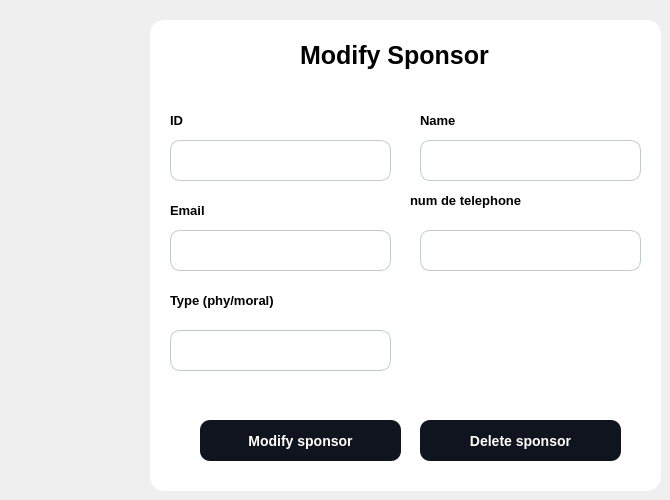
           <widget class="QWidget" name="page_20">
            <widget class="QWidget" name="add_container_8" native="true">
             <property name="geometry">
              <rect>
               <x>150</x>
               <y>20</y>
               <width>511</width>
               <height>471</height>
              </rect>
             </property>
             <property name="styleSheet">
              <string notr="true">
	background-color :white ; 
	border-radius :14px ; 
</string>
             </property>
             <widget class="QLineEdit" name="type_2_s">
              <property name="geometry">
               <rect>
                <x>20</x>
                <y>310</y>
                <width>221</width>
                <height>41</height>
               </rect>
              </property>
              <property name="styleSheet">
               <string notr="true">	background-color:white ; 
	border-radius:10px ; 
	font-size:13px ; 
	padding-left : 15px ; 
	border:1px solid #BFC9D3 ; </string>
              </property>
             </widget>
             <widget class="QLabel" name="title1_6">
              <property name="geometry">
               <rect>
                <x>150</x>
                <y>20</y>
                <width>301</width>
                <height>31</height>
               </rect>
              </property>
              <property name="styleSheet">
               <string notr="true">
	font-size: 25px ; 
	font-weight:bold ; 
	</string>
              </property>
              <property name="text">
               <string>Modify Sponsor</string>
              </property>
             </widget>
             <widget class="QLabel" name="label_66">
              <property name="geometry">
               <rect>
                <x>20</x>
                <y>90</y>
                <width>21</width>
                <height>21</height>
               </rect>
              </property>
              <property name="styleSheet">
               <string notr="true">font-size:13px;
font-weight:bold ; </string>
              </property>
              <property name="text">
               <string>ID</string>
              </property>
             </widget>
             <widget class="QLineEdit" name="num_2_s">
              <property name="geometry">
               <rect>
                <x>270</x>
                <y>210</y>
                <width>221</width>
                <height>41</height>
               </rect>
              </property>
              <property name="styleSheet">
               <string notr="true">
	background-color:white ; 
	border-radius:10px ; 
	font-size:13px ; 
	padding-left : 15px ; 
	border:1px solid #BFC9D3 ; 
</string>
              </property>
             </widget>
             <widget class="QLabel" name="label_67">
              <property name="geometry">
               <rect>
                <x>20</x>
                <y>270</y>
                <width>141</width>
                <height>21</height>
               </rect>
              </property>
              <property name="styleSheet">
               <string notr="true">font-size:13px;
font-weight:bold ; </string>
              </property>
              <property name="text">
               <string>Type (phy/moral)</string>
              </property>
             </widget>
             <widget class="QLabel" name="label_68">
              <property name="geometry">
               <rect>
                <x>270</x>
                <y>90</y>
                <width>41</width>
                <height>21</height>
               </rect>
              </property>
              <property name="styleSheet">
               <string notr="true">font-size:13px;
font-weight:bold ; </string>
              </property>
              <property name="text">
               <string>Name</string>
              </property>
             </widget>
             <widget class="QPushButton" name="modify_spon">
              <property name="geometry">
               <rect>
                <x>50</x>
                <y>400</y>
                <width>201</width>
                <height>41</height>
               </rect>
              </property>
              <property name="cursor">
               <cursorShape>PointingHandCursor</cursorShape>
              </property>
              <property name="styleSheet">
               <string notr="true">#modify_spon {
	background-color:#0F141E ; 
	border-radius:10px ; 
	color : white ; 
	font-size:14px ; 
	font-weight:bold; 
}

#modify_spon::hover {
	background-color:#4AC7EA ; 
	color:white ; 
}</string>
              </property>
              <property name="text">
               <string>Modify sponsor</string>
              </property>
             </widget>
             <widget class="QLineEdit" name="ID_2_s">
              <property name="geometry">
               <rect>
                <x>20</x>
                <y>120</y>
                <width>221</width>
                <height>41</height>
               </rect>
              </property>
              <property name="styleSheet">
               <string notr="true">
	background-color:white ; 
	border-radius:10px ; 
	font-size:13px ; 
	padding-left : 15px ; 
	border:1px solid #BFC9D3 ; 
</string>
              </property>
             </widget>
             <widget class="QLineEdit" name="name_2_s">
              <property name="geometry">
               <rect>
                <x>270</x>
                <y>120</y>
                <width>221</width>
                <height>41</height>
               </rect>
              </property>
              <property name="styleSheet">
               <string notr="true">
	background-color:white ; 
	border-radius:10px ; 
	font-size:13px ; 
	padding-left : 15px ; 
	border:1px solid #BFC9D3 ; 
</string>
              </property>
             </widget>
             <widget class="QLineEdit" name="email_2_s">
              <property name="geometry">
               <rect>
                <x>20</x>
                <y>210</y>
                <width>221</width>
                <height>41</height>
               </rect>
              </property>
              <property name="styleSheet">
               <string notr="true">
	background-color:white ; 
	border-radius:10px ; 
	font-size:13px ; 
	padding-left : 15px ; 
	border:1px solid #BFC9D3 ; 
</string>
              </property>
             </widget>
             <widget class="QLabel" name="label_69">
              <property name="geometry">
               <rect>
                <x>20</x>
                <y>180</y>
                <width>51</width>
                <height>21</height>
               </rect>
              </property>
              <property name="styleSheet">
               <string notr="true">font-size:13px;
font-weight:bold ; </string>
              </property>
              <property name="text">
               <string>Email</string>
              </property>
             </widget>
             <widget class="QLabel" name="label_70">
              <property name="geometry">
               <rect>
                <x>260</x>
                <y>170</y>
                <width>141</width>
                <height>21</height>
               </rect>
              </property>
              <property name="styleSheet">
               <string notr="true">font-size:13px;
font-weight:bold ; </string>
              </property>
              <property name="text">
               <string>num de telephone </string>
              </property>
             </widget>
             <widget class="QPushButton" name="delete_spon">
              <property name="geometry">
               <rect>
                <x>270</x>
                <y>400</y>
                <width>201</width>
                <height>41</height>
               </rect>
              </property>
              <property name="cursor">
               <cursorShape>PointingHandCursor</cursorShape>
              </property>
              <property name="styleSheet">
               <string notr="true">#delete_spon {
	background-color:#0F141E ; 
	border-radius:10px ; 
	color : white ; 
	font-size:14px ; 
	font-weight:bold; 
}

#delete_spon::hover {
	background-color:#4AC7EA ; 
	color:white ; 
}</string>
              </property>
              <property name="text">
               <string>Delete sponsor</string>
              </property>
             </widget>
            </widget>
           </widget>
